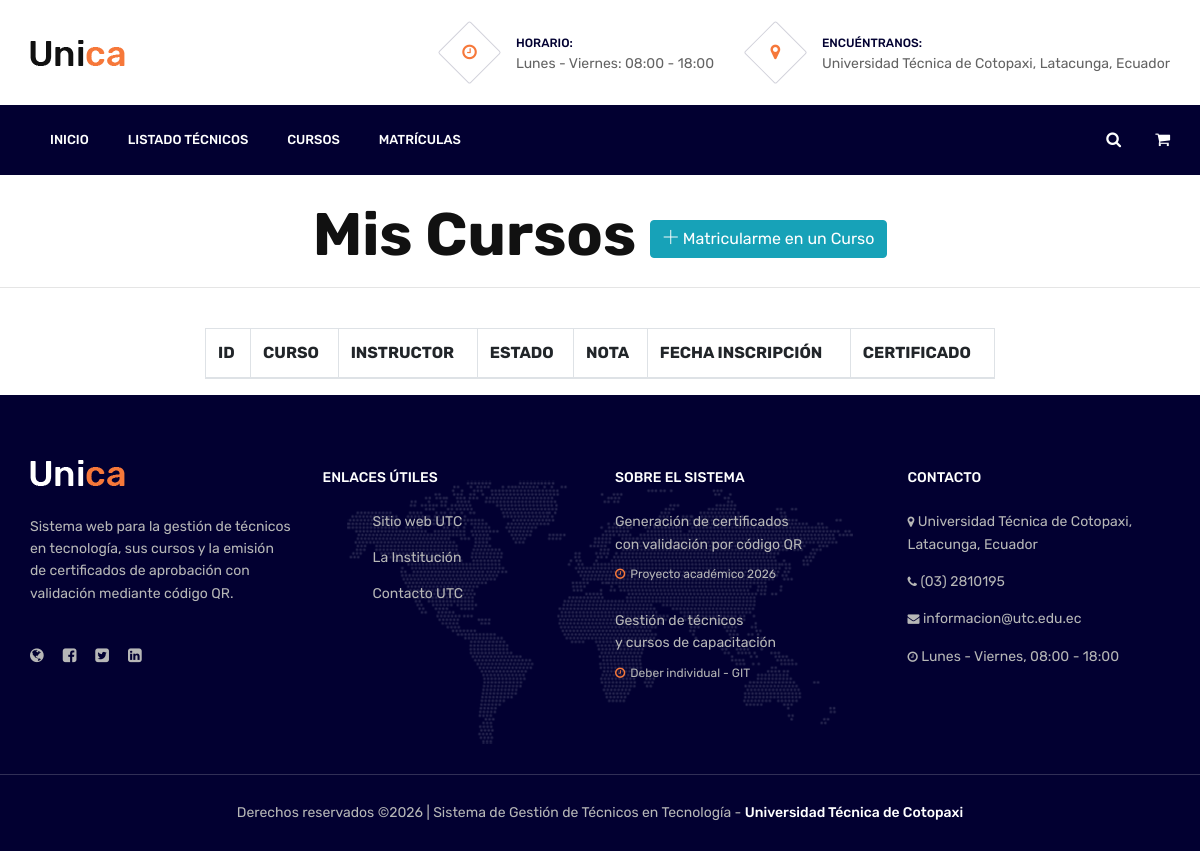
/listadoInscripciones/, run on an earlier commit of the app's database.
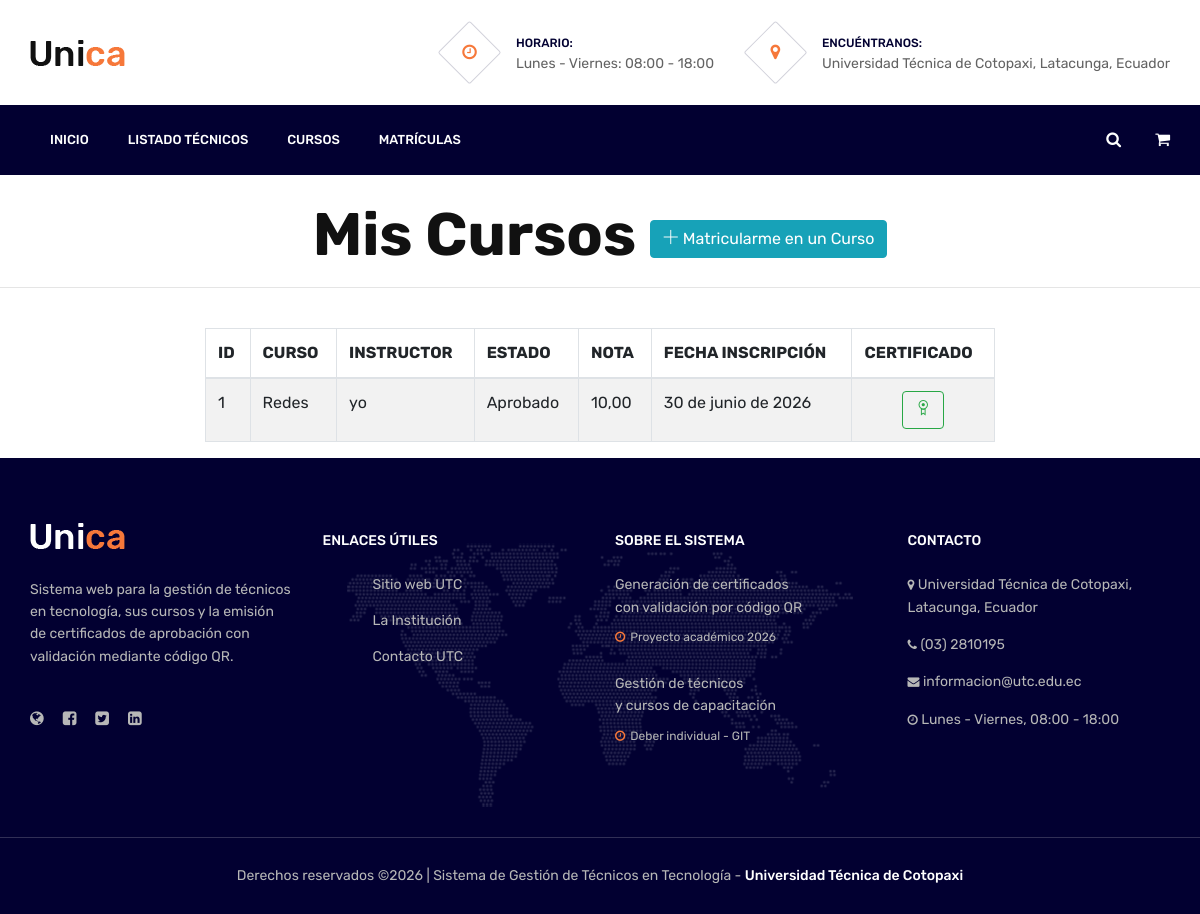
And on a later commit of the database.
### tecnologia/models.py (models this page shows)
class Inscripcion(models.Model):
    APROBADO = 'APROBADO'
    REPROBADO = 'REPROBADO'
    EN_CURSO = 'EN_CURSO'
    ESTADOS = [
        (EN_CURSO, 'En curso'),
        (APROBADO, 'Aprobado'),
        (REPROBADO, 'Reprobado'),
    ]
    id = models.AutoField(primary_key=True)
    tecnico = models.ForeignKey('Tecnico', on_delete=models.CASCADE)
    curso = models.ForeignKey('Curso', on_delete=models.CASCADE)
    nota_final = models.DecimalField(max_digits=4, decimal_places=2, null=True, blank=True)
    estado = models.CharField(max_length=10, choices=ESTADOS, default=EN_CURSO)
    fecha_inscripcion = models.DateField(auto_now_add=True)

class Curso(models.Model):
    id = models.AutoField(primary_key=True)
    nombre = models.CharField(max_length=100)
    descripcion = models.TextField(blank=True)
    instructor = models.CharField(max_length=100)
    horas_duracion = models.PositiveIntegerField()
    fecha_inicio = models.DateField()
    fecha_fin = models.DateField()

### tecnologia/views.py (the view)
# urls.py: path('listadoInscripciones/', views.listadoInscripciones),
def listadoInscripciones(request):
    inscripciones = Inscripcion.objects.all()
    return render(request, 'listadoInscripciones.html', {'misInscripciones': inscripciones})

### tecnologia/templates/listadoInscripciones.html (shortened to what this page needs)
{% extends "./plantillaPrin.html" %}
{% block contenido %}
<center>
    <br>
    <h1> <b>Mis Cursos</b>
        <a href="/registrarMatricula/" class="btn btn-info"> <i class="ti-plus"></i>
            Matricularme en un Curso</a>
    </h1>
    <hr>
</center>
<br>
<div class="row">
    <div class="col-md-2"></div>
    <div class="col-md-8">
        <table id="tbl_mis_inscripciones" class="table table-striped table-bordered">
            <thead>
                <tr>
                    <th>ID</th>
                    <th>CURSO</th>
                    <th>INSTRUCTOR</th>
                    <th>ESTADO</th>
                    <th>NOTA</th>
                    <th>FECHA INSCRIPCIÓN</th>
                    <th>CERTIFICADO</th>
                </tr>
            </thead>
            <tbody>
                {% for inscripcionTemporal in misInscripciones %}
                <tr>
                    <td>{{ inscripcionTemporal.id }}</td>
                    <td>{{ inscripcionTemporal.curso.nombre }}</td>
                    <td>{{ inscripcionTemporal.curso.instructor }}</td>
                    <td>{{ inscripcionTemporal.get_estado_display }}</td>
                    <td>{{ inscripcionTemporal.nota_final|default:"Sin calificar" }}</td>
                    <td>{{ inscripcionTemporal.fecha_inscripcion }}</td>
                    <td class="text-center">
                        {% if inscripcionTemporal.estado == "APROBADO" %}
                            <a href="/certificado/{{ inscripcionTemporal.id }}/"
                               onclick="window.open(this.href,'Certificado','width=900,height=700,resizable=yes,scrollbars=yes'); return false;"
                               class="btn btn-outline-success" title="Ver Certificado">
                                <i class="ti-medall-alt"></i>
                            </a>
                        {% else %}
                            <b>N/A</b>
                        {% endif %}
                    </td>
                </tr>
                {% endfor %}
            </tbody>
        </table>
    </div>
</div>
{% endblock %}

What changed in the data, as far as the page shows it:
added Inscripcion: id "1", curso.nombre "Redes", curso.instructor "yo", estado "Aprobado", nota_final "10,00", fecha_inscripcion "30 de junio de 2026"
